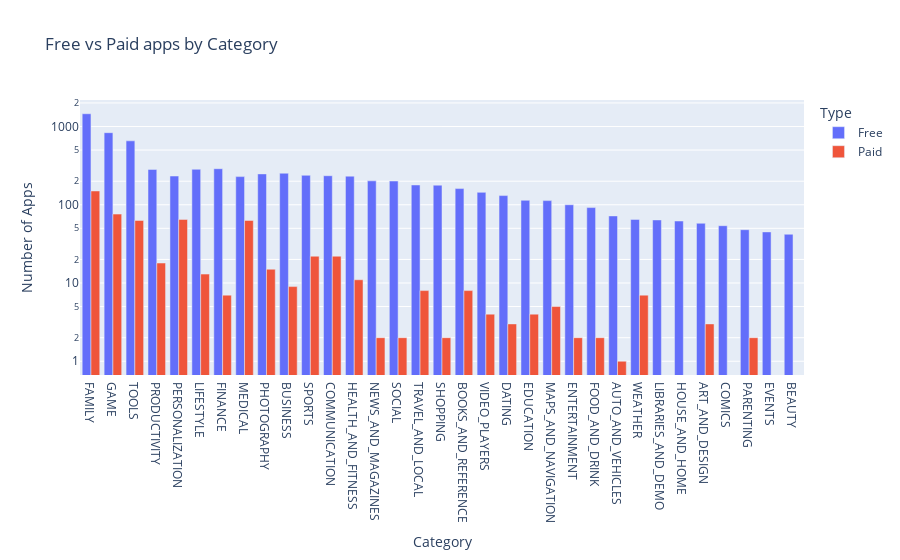

Notebook code cell kept with this figure:
### Markdown cell above
**Challenge**: Use the plotly express bar [chart examples](https://plotly.com/python/bar-charts/#bar-chart-with-sorted-or-ordered-categories) and the [.bar() API reference](https://plotly.com/python-api-reference/generated/plotly.express.bar.html#plotly.express.bar) to create this bar chart:

<img src=https://imgur.com/LE0XCxA.png>

You'll want to use the `df_free_vs_paid` DataFrame that you created above that has the total number of free and paid apps per category.

See if you can figure out how to get the look above by changing the `categoryorder` to 'total descending' as outlined in the documentation here [here](https://plotly.com/python/categorical-axes/#automatically-sorting-categories-by-name-or-total-value).

### Code cell
free_vs_paid = px.bar(df_paid_vs_free, 
                      x='Category', 
                      y='App',
                      title='Free vs Paid apps by Category',
                      color='Type',
                      barmode='group')

free_vs_paid.update_layout(xaxis_title='Category',
                           yaxis_title='Number of Apps',
                           xaxis={'categoryorder':'total descending'},
                           yaxis=dict(type='log'))

free_vs_paid.show()

### Figure 1 — Plotly figure (JSON) as saved in the notebook; plotly's stock layout.template omitted (floating-point values rounded to 4 significant figures)
{"data": [{"alignmentgroup": "True", "hovertemplate": "Type=Free<br>Category=%{x}<br>App=%{y}<extra></extra>", "legendgroup": "Free", "marker": {"color": "#636efa", "pattern": {"shape": ""}}, "name": "Free", "offsetgroup": "Free", "orientation": "v", "showlegend": true, "textposition": "auto", "type": "bar", "x": ["ART_AND_DESIGN", "AUTO_AND_VEHICLES", "BEAUTY", "BOOKS_AND_REFERENCE", "BUSINESS", "COMICS", "COMMUNICATION", "DATING", "EDUCATION", "ENTERTAINMENT", "EVENTS", "FAMILY", "FINANCE", "FOOD_AND_DRINK", "GAME", "HEALTH_AND_FITNESS", "HOUSE_AND_HOME", "LIBRARIES_AND_DEMO", "LIFESTYLE", "MAPS_AND_NAVIGATION", "MEDICAL", "NEWS_AND_MAGAZINES", "PARENTING", "PERSONALIZATION", "PHOTOGRAPHY", "PRODUCTIVITY", "SHOPPING", "SOCIAL", "SPORTS", "TOOLS", "TRAVEL_AND_LOCAL", "VIDEO_PLAYERS", "WEATHER"], "xaxis": "x", "y": [58, 72, 42, 161, 253, 54, 235, 131, 114, 100, 45, 1456, 289, 92, 834, 232, 62, 64, 284, 113, 229, 202, 48, 233, 248, 283, 178, 201, 238, 656, 179, 144, 65], "yaxis": "y"}, {"alignmentgroup": "True", "hovertemplate": "Type=Paid<br>Category=%{x}<br>App=%{y}<extra></extra>", "legendgroup": "Paid", "marker": {"color": "#EF553B", "pattern": {"shape": ""}}, "name": "Paid", "offsetgroup": "Paid", "orientation": "v", "showlegend": true, "textposition": "auto", "type": "bar", "x": ["ART_AND_DESIGN", "AUTO_AND_VEHICLES", "BOOKS_AND_REFERENCE", "BUSINESS", "COMMUNICATION", "DATING", "EDUCATION", "ENTERTAINMENT", "FAMILY", "FINANCE", "FOOD_AND_DRINK", "GAME", "HEALTH_AND_FITNESS", "LIFESTYLE", "MAPS_AND_NAVIGATION", "MEDICAL", "NEWS_AND_MAGAZINES", "PARENTING", "PERSONALIZATION", "PHOTOGRAPHY", "PRODUCTIVITY", "SHOPPING", "SOCIAL", "SPORTS", "TOOLS", "TRAVEL_AND_LOCAL", "VIDEO_PLAYERS", "WEATHER"], "xaxis": "x", "y": [3, 1, 8, 9, 22, 3, 4, 2, 150, 7, 2, 76, 11, 13, 5, 63, 2, 2, 65, 15, 18, 2, 2, 22, 63, 8, 4, 7], "yaxis": "y"}], "layout": {"barmode": "group", "legend": {"title": {"text": "Type"}, "tracegroupgap": 0}, "title": {"text": "Free vs Paid apps by Category"}, "xaxis": {"anchor": "y", "categoryorder": "total descending", "domain": [0, 1], "title": {"text": "Category"}}, "yaxis": {"anchor": "x", "domain": [0, 1], "title": {"text": "Number of Apps"}, "type": "log"}}}
